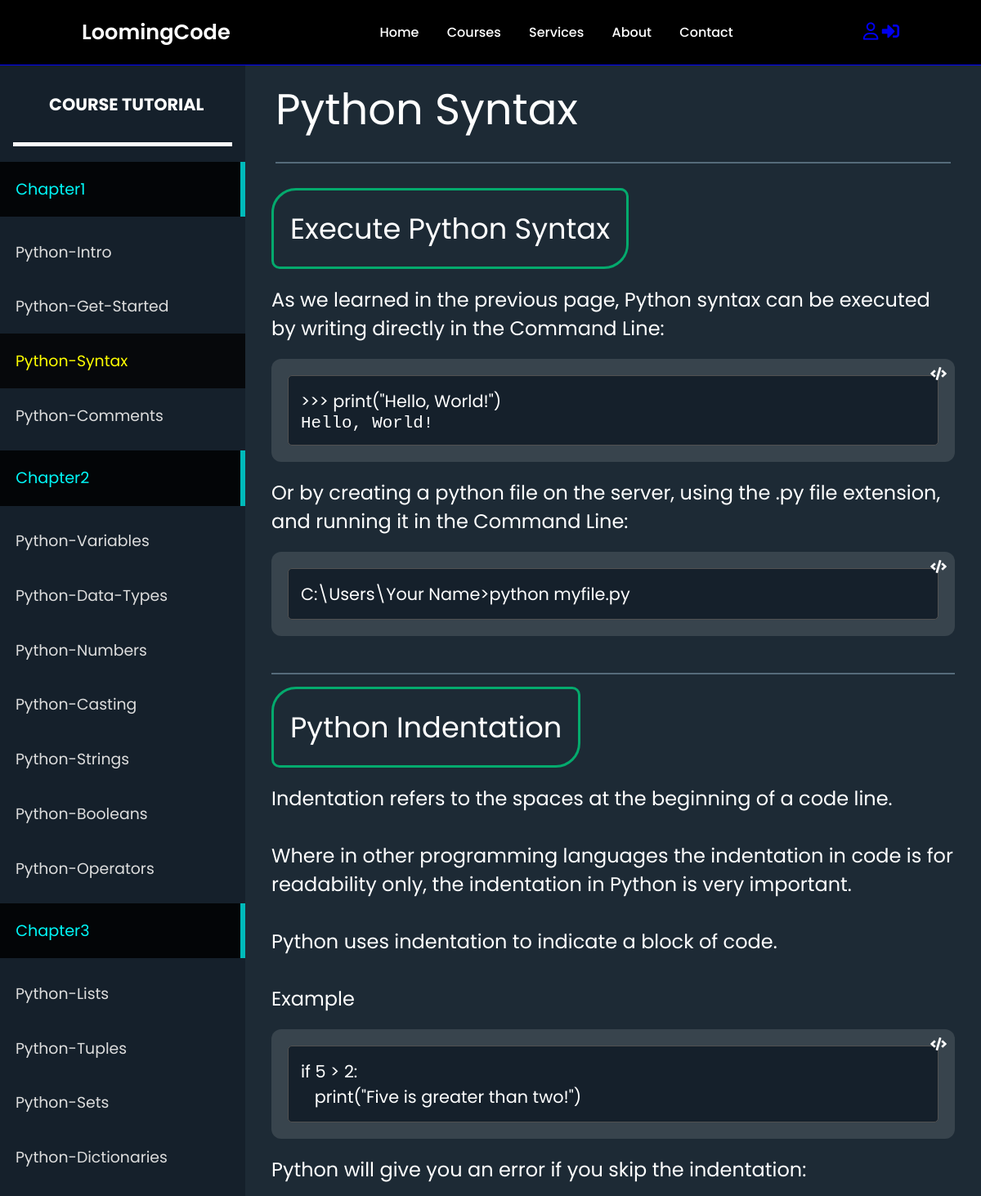
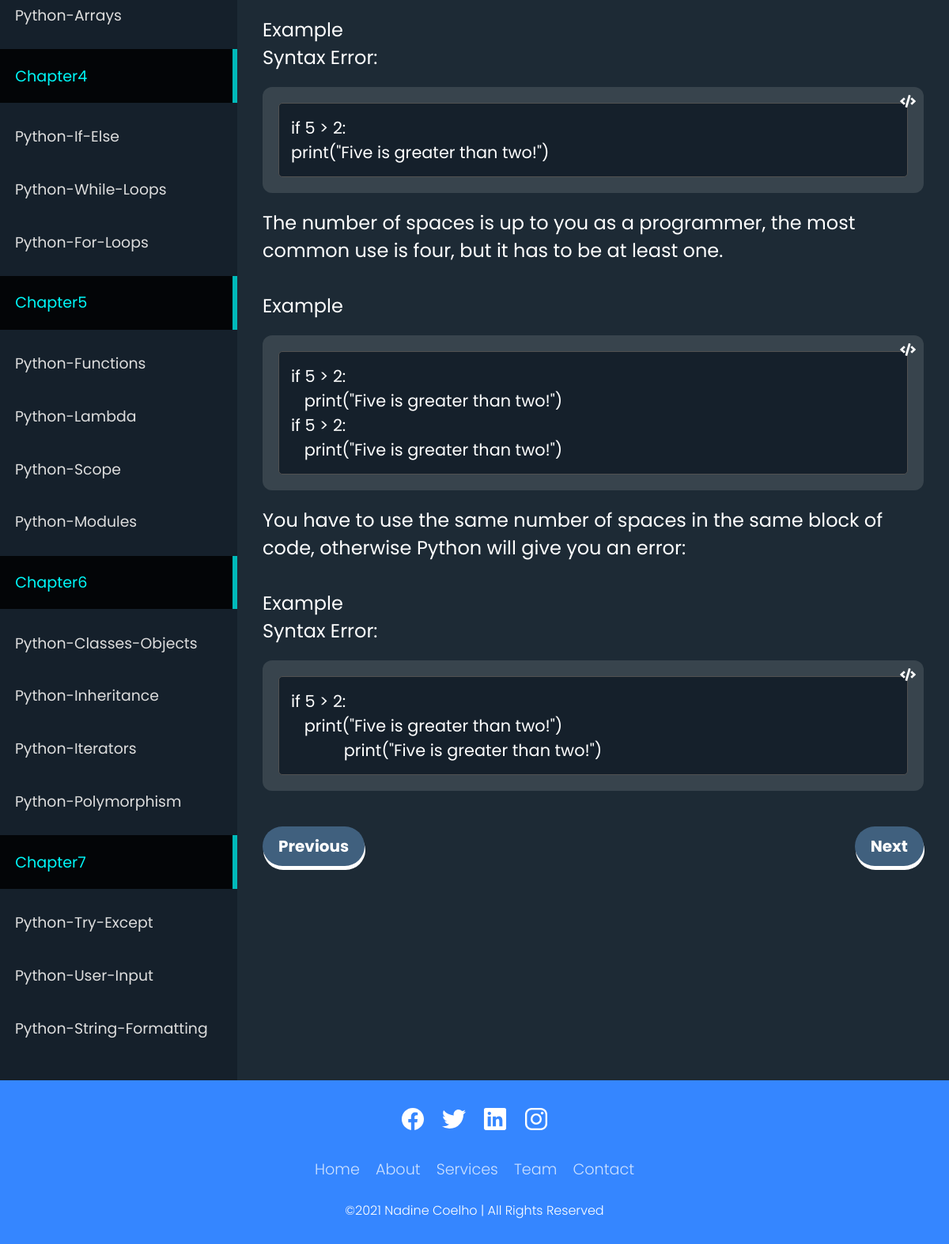
The page /Python/Python-Syntax/ on the database its author committed (2 pictures, top to bottom).
### hierarchy/models.py (models this page shows, shortened)
class Chapter(models.Model):
    course = models.ForeignKey(Course, on_delete=models.CASCADE)
    name = models.CharField(max_length=255)
    class Meta:
        unique_together = (('course', 'name'),)

class Topic(models.Model):
    topic_name = models.CharField(max_length=255)
    chapter = models.ForeignKey(Chapter, on_delete=models.CASCADE)
    course = models.ForeignKey(Course, on_delete=models.CASCADE)  # Add this field
    code_html = models.TextField(null=True, blank=True)
    rank = models.IntegerField(default=0)
    class Meta:
        unique_together = (('topic_name', 'course'),)

### hierarchy/views.py (the view)
# urls.py: path('<str:course_name>/<path:topic_name>/', views.course_detail, name='course_detail'),
def course_detail(request, course_name, topic_name):
    course = Course.objects.get(name=course_name)
    chapters = Chapter.objects.filter(course=course)
    topics = Topic.objects.filter(course=course).order_by('chapter', 'rank')  # Order topics by chapter and rank
    topic = Topic.objects.get(course=course,topic_name=topic_name)
    previous_topic = None
    next_topic = None
    for i, t in enumerate(topics):
        if t == topic:
            if i > 0:
                previous_topic = topics[i - 1]
            if i < len(topics) - 1:
                next_topic = topics[i + 1]
            break
    return render(request, 'base1.html', {'course1': course_name, 'chapters': chapters, 'topics': topics, 'top': topic, 'previous_top': previous_topic, 'next_top': next_topic})

### hierarchy/templates/base1.html (shortened to what this page needs)
<!DOCTYPE html>
{% load static %}
<html lang="en">
  <head>
    <link
      rel="stylesheet"
      href="https://cdnjs.cloudflare.com/ajax/libs/font-awesome/6.5.1/css/all.min.css"
    />
    <link rel="stylesheet" href="https://cdnjs.cloudflare.com/ajax/libs/font-awesome/5.15.4/css/all.min.css">
    <link rel="stylesheet" type="text/css" href="{% static 'css/styles.css' %}">
  </head>
  <body>
    <header>
      <a href = "{% url 'home'%}" class = "logo">LoomingCode</a>
      <nav class = "navigation" id = "nav-middle">
        <a href = "{% url 'home'%}">Home</a>
        <a href="{% url 'home' %}#courses">Courses</a>
        <a href = "{% url 'home' %}#services">Services</a>
        <a href = "{% url 'home' %}#aboute">About</a>
        <a href="{% url 'home' %}#contact">Contact</a>
    </nav>
      <nav class = "navigation">
        <a href = "{% url 'profile'%}" id = "profile"><i class="fa-regular fa-user fa-lg"></i></a>
          <a href = "{% url 'login'%}"><i class="fa fa-right-to-bracket fa-lg"></i></a>
      </nav>
  </header>
      <div class="app">
        <aside class="sidebar">
          <h3>&nbsp; &nbsp; &nbsp; &nbsp; &nbsp;  Course Tutorial <br><br></h3>
          <nav class="menu">
            {% for chapter in chapters %}
            <p class="menu-chapter">{{ chapter.name }}</p>
            {% for topic in topics %}
            {% if topic.chapter == chapter %}
            <a href="{% url 'course_detail' course1 topic.topic_name %}" class="menu-item {% if topic.id == top.id %}active{% endif %}">{{ topic.topic_name }}</a>
            {% endif %}
            {% endfor %}
            {% endfor %}
          </nav>
        </aside>
        <main class="content">
          {{ top.code_html | safe }}
        {% if previous_top %}
  <button class="previous" onclick="window.location.href='{% url 'course_detail' course1 previous_top.topic_name %}'">Previous</button>
  {% else %}
  <button class="previous" onclick="window.location.href='{% url 'home'%}'"> Home</button>
  {% endif %}
  {% if next_top %}
  <button class="next" onclick="window.location.href='{% url 'course_detail' course1 next_top.topic_name %}'">Next</button>
  {% else %}
  <button class="next" onclick="window.location.href='{% url 'home'%}'"> Home</button>
  {% endif %}
</main>
    </div>
    <section class = "footerbody">
      <footer class="footer">
        <ul class="social-icon">
          <li class="social-icon__item"><a class="social-icon__link" href="#">
              <ion-icon name="logo-facebook"></ion-icon>
            </a></li>
          <li class="social-icon__item"><a class="social-icon__link" href="#">
              <ion-icon name="logo-twitter"></ion-icon>
            </a></li>
          <li class="social-icon__item"><a class="social-icon__link" href="#">
              <ion-icon name="logo-linkedin"></ion-icon>
            </a></li>
          <li class="social-icon__item"><a class="social-icon__link" href="#">
              <ion-icon name="logo-instagram"></ion-icon>
            </a></li>
        </ul>
        <ul class="menu">
          <li class="menu__item"><a class="menu__link" href="#">Home</a></li>
          <li class="menu__item"><a class="menu__link" href="#">About</a></li>
          <li class="menu__item"><a class="menu__link" href="#">Services</a></li>
          <li class="menu__item"><a class="menu__link" href="#">Team</a></li>
          <li class="menu__item"><a class="menu__link" href="#">Contact</a></li>
        </ul>
        <p>&copy;2021 Nadine Coelho | All Rights Reserved</p>
      </footer>
  </section>
  </body>
</html>

### hierarchy/static/css/styles.css (style rules this page uses)
* { font-family: "Poppins", sans-serif; margin: 0; padding: 0; box-sizing: border-box; scroll-behavior: smooth; }
body { background: #1D2A35; }
header { background-color: black; width: 100%; position: fixed; top: 0; left: 0; z-index: 9999; display: flex; align-items: center; justify-content: space-between; padding: 20px 100px; border-bottom: 1px solid blue; }
.logo { text-decoration: none; color: #ffffff; font-weight: 600; font-size: 1.6em; }
#nav-middle { margin-right: 0.4em; }
#nav-middle a { color: #ffffff; text-decoration: none; font-size: 1em; font-weight: 500; padding-left: 30px; }
.app { display: flex; min-height: 100vh; }
.sidebar { flex: 1 1 0; width: auto; overflow-y: auto; max-width: 300px; padding: 2rem 1rem; background-color: #15202B; padding-top: 7rem; z-index: 4; }
.content { flex: 1 1 0; padding: 2rem; padding-top: 5rem; min-height: calc(100vh - 370px); box-sizing: border-box; color: #fff; font-size: 1.2rem; }
.sidebar h3 { color: #fff; font-size: 1.3rem; text-transform: uppercase; margin-bottom: 0.9em; border-bottom: 5px solid #ffffff; }
.sidebar .menu { margin: 0 -1rem; }
.menu-chapter { padding: 1em; color: #FFF; font-size: 1.2rem; color: rgb(0, 248, 248); border-right: 6.5px solid rgb(0, 186, 186); margin-bottom: 0.5em; margin-top: 0.5em; background-color: rgba(0, 0, 0, 0.84); }
.sidebar .menu .menu-item { display: block; padding: 1em; color: #DDDDDD; text-decoration: none; transition: 0.2s linear; font-size: 1.18rem; }
.sidebar .menu .menu-item.active { color: yellow; background-color: rgba(4, 4, 5, 0.84); }
@media (width > 420px) { section { align-items: center; padding-left: 0; gap: 20px; } }
.outer-container { background-color: #38444d; padding: 20px; border-radius: 12px; margin-top: 20px; margin-bottom: 20px; position: relative; z-index: 3; }
.code-icon { position: absolute; top: 10px; right: 10px; color: #ffffff; font-size: 16px; }
.code-box { background-color: #15202B; border: 1px solid #515151; border-radius: 5px; font-family: monospace; font-size: 14px; padding: 15px; }
.code-content { font-size: 1.3rem; color: white; font-family: Courier, "Courier New", monospace; }
.heading-one { font-size: 3.3rem; padding: 5px; margin-top: 10px; margin-bottom: 10px; }
.heading-two { font-size: 2.2rem; display: inline-block; border: 3px solid #04AA6D; padding: 20px; border-radius: 30px 10px 30px 10px; margin-bottom: 20px; }
.text { font-size: 1.5rem; margin-bottom: 15px; }
hr { margin-top: -10px; margin-bottom: 15px; border: 1px #556b7a solid; }
button { border: none; outline: none; background-color: #40607e; padding: 10px 20px; font-size: 20px; font-weight: 700; color: #fff; border-radius: 100px; transition: all ease 0.1s; box-shadow: 1px 5px 0px 0px #ffffff; margin-top: 25px; }
button.previous { float: left; }
button.next { float: right; }
.footer { position: relative; width: 100%; background: #3586ff; min-height: 100px; padding: 20px 50px; display: flex; justify-content: center; align-items: center; flex-direction: column; }
.social-icon, .footer .menu { position: relative; display: flex; justify-content: center; align-items: center; margin: 10px 0; flex-wrap: wrap; }
.social-icon__item, .menu__item { list-style: none; }
.social-icon__link { font-size: 2rem; color: #fff; margin: 0 10px; display: inline-block; transition: 0.5s; }
.menu__link { font-size: 1.2rem; color: #fff; margin: 0 10px; display: inline-block; transition: 0.5s; text-decoration: none; opacity: 0.75; font-weight: 300; }
.footer p { color: #fff; margin: 15px 0 10px 0; font-size: 1rem; font-weight: 300; }

### rows shown on the page
Chapter: name "Chapter1"
Topic: topic_name "Python-Intro"
Topic: topic_name "Python-Get-Started"
Topic: topic_name "Python-Syntax", code_html "Python Syntax Execute Python Syntax As we learned in the previous page, Python syntax can be executed by writing directly in the Command Line: >>> print(\"Hello, World!\") Hello, World! Or by creating a python file on the server, using the .py file extension, and running it in the Command Line: C:\\Users\\Your Name>python myfile.py Python Indentation Indentation refers to the spaces at the beginning of a code line. Where in other programming languages the indentation in code is for readability only, the indentation in Python is very important. Python uses indentation to indicate a block of code. Example if 5 > 2: print(\"Five is greater than two!\") Python will give you an error if you skip the…"
Topic: topic_name "Python-Comments"
Chapter: name "Chapter2"
Topic: topic_name "Python-Variables"
Topic: topic_name "Python-Data-Types"
Topic: topic_name "Python-Numbers"
Topic: topic_name "Python-Casting"
Topic: topic_name "Python-Strings"
Topic: topic_name "Python-Booleans"
Topic: topic_name "Python-Operators"
Chapter: name "Chapter3"
Topic: topic_name "Python-Lists"
Topic: topic_name "Python-Tuples"
Topic: topic_name "Python-Sets"
Topic: topic_name "Python-Dictionaries"
Topic: topic_name "Python-Arrays"
Chapter: name "Chapter4"
Topic: topic_name "Python-If-Else"
Topic: topic_name "Python-While-Loops"
Topic: topic_name "Python-For-Loops"
Chapter: name "Chapter5"
Topic: topic_name "Python-Functions"
Topic: topic_name "Python-Lambda"
Topic: topic_name "Python-Scope"
Topic: topic_name "Python-Modules"
Chapter: name "Chapter6"
Topic: topic_name "Python-Classes-Objects"
Topic: topic_name "Python-Inheritance"
Topic: topic_name "Python-Iterators"
Topic: topic_name "Python-Polymorphism"
Chapter: name "Chapter7"
Topic: topic_name "Python-Try-Except"
Topic: topic_name "Python-User-Input"
Topic: topic_name "Python-String-Formatting"
